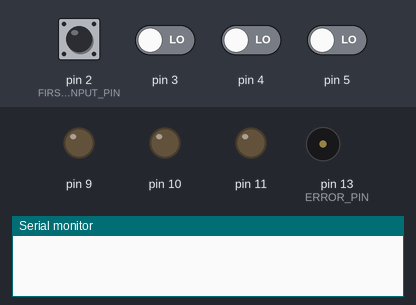
Bench run of a sketch on a simulated Arduino Uno, built with avr-gcc and run on an emulated ATmega328P. On the bench: output pins drawn as LEDs (lit = HIGH), buzzer (waves = sounding), the last lines printed to the serial monitor. The inputs (shaded band) are chosen by the test bench; at power-on: pin 2 (FIRST_INPUT_PIN), pin 3–5 LOW. Random numbers use the default seed unless the sketch sets one; pins used as bus, display or sensor lines are not drawn.

Above: at 1.2 s.
1.3 s: pin 2 (FIRST_INPUT_PIN) driven HIGH
At 1.42 s:
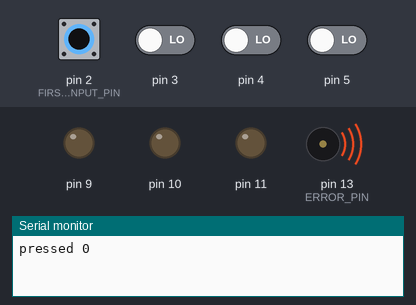
3.0 s: pin 2 (FIRST_INPUT_PIN) pulsed LOW 2 times (0.12 s each, 0.3 s apart)
At 4.7 s:
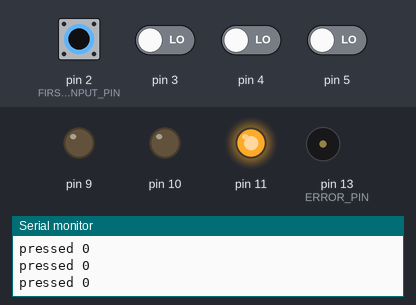
6.6 s: pin 3 driven HIGH
At 7.6 s:
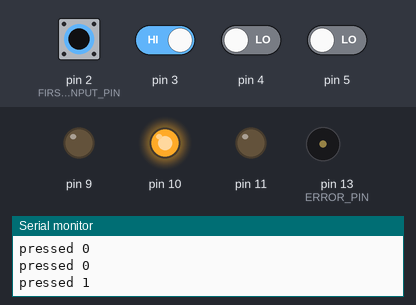
Timing chart, 0 to 34.6 s (numbered marks = the images above; inputs shaded):
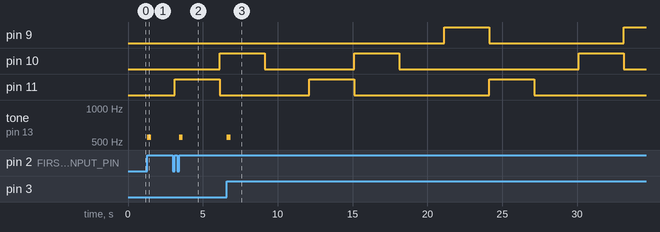

The sketch:

reaction_game.ino
```cpp
#define LED_COUNT 4

#define ERROR_PIN 13
#define FIRST_INPUT_PIN 2
#define FIRST_OUTPUT_PIN 8

#define ERROR_DELAY 250
#define OUTPUT_DURATION 3000

byte input_history[LED_COUNT];
byte output_state[LED_COUNT];

unsigned long latest_action;
unsigned long last_error_millis;

byte current_led;

void setup() {
	last_error_millis = 0;
	latest_action = 0;
	current_led = 0;
	randomSeed(analogRead(0));
	Serial.begin(9600);
	pinMode(ERROR_PIN, OUTPUT);
	for (int i = 0; i < LED_COUNT; i++){
		pinMode(FIRST_INPUT_PIN + i, INPUT);
		pinMode(FIRST_OUTPUT_PIN + i, OUTPUT);
		input_history[i] = 0;
		output_state[i] = LOW;
	}
}

void nextLed() {
	digitalWrite(current_led, LOW);
	byte next = random(FIRST_OUTPUT_PIN, FIRST_OUTPUT_PIN + LED_COUNT);
	while(next == current_led){
		next = random(FIRST_OUTPUT_PIN, FIRST_OUTPUT_PIN + LED_COUNT);
	}
	current_led = next;
	digitalWrite(current_led, HIGH);
	latest_action = millis();
}

void checkError(unsigned long now){
	if (now > last_error_millis + ERROR_DELAY) {
		noTone(ERROR_PIN);
	}
}

void setError(unsigned long now) {
	last_error_millis = now;
	tone(ERROR_PIN, 550);
}

bool isButtonPressed(byte pin){
	bool pressed = false;
	input_history[pin - FIRST_INPUT_PIN] = input_history[pin - FIRST_INPUT_PIN] << 1;
	input_history[pin - FIRST_INPUT_PIN] |= digitalRead(pin);
	if ((input_history[pin - FIRST_INPUT_PIN] & 0b11000111) == 0b00000111){
		pressed = true;
		input_history[pin - FIRST_INPUT_PIN] = 0b11111111;
	}
	return pressed;
}


void loop() {

	unsigned long now = millis();
	checkError(now);
	if (now >= latest_action + OUTPUT_DURATION) {
		nextLed();
	} else {
		for (int i = 0; i < LED_COUNT; i++){
			if (isButtonPressed(FIRST_INPUT_PIN + i)){
				Serial.print("pressed ");
				Serial.println(i);
				if (FIRST_OUTPUT_PIN + i == current_led){
					//win
					digitalWrite(ERROR_PIN, LOW);
					nextLed();
				} else {
					setError(now);
				}
			}
		}
	}
}
```

Measured:
- after the input at 1.3 s, tone on pin 13 (ERROR_PIN): silent → 550 Hz at once, → silent 0.25 s later
- after the input at 3.0 s, pin 10: LOW → HIGH after 3.1 s; tone on pin 13 (ERROR_PIN): silent → 550 Hz after 0.42 s, → silent 0.25 s later
- after the input at 6.6 s, tone on pin 13 (ERROR_PIN): silent → 550 Hz at once, → silent 0.25 s later
- by itself, pin 11: alternates HIGH for 3.0 s and LOW for 9.0 s
